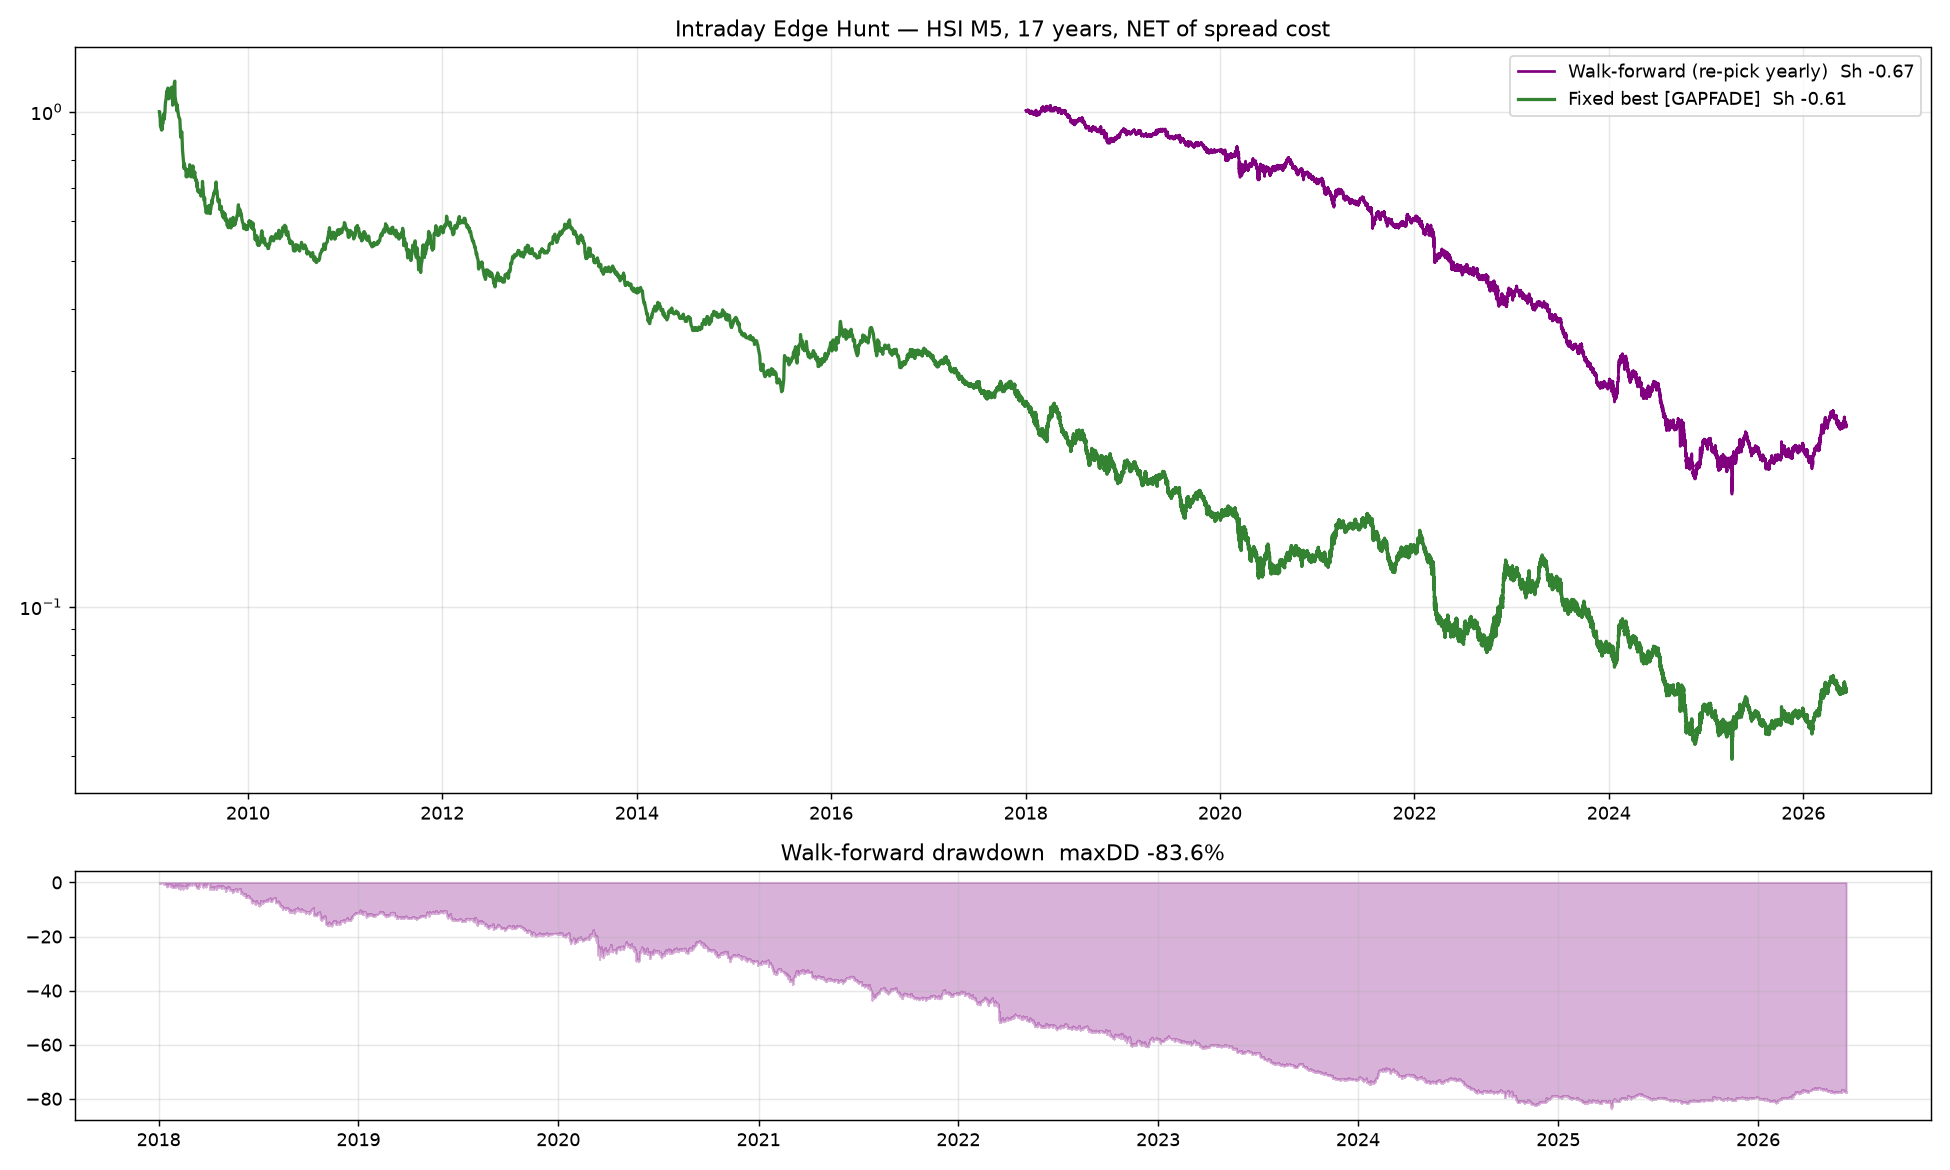

This figure's Python source:
"""
INTRADAY EDGE HUNT — HSIHKD M5, 17 years (386k bars), walk-forward validated.

Intraday edges that are economically motivated (not data-mined):
  1. Short-term reversal  — fade the last N-bar move (overreaction / liquidity).
  2. Overnight gap fade   — fade the open gap vs prior close.
  3. Intraday z-reversion — fade deviation from the rolling intraday VWAP/mean.
  4. Session momentum     — ride/fade moves within liquid sessions only.

Discipline:
  - Realistic spread cost charged on EVERY position change (intraday = many trades).
  - Walk-forward: re-pick best signal each year on PAST data, score NEXT year.
  - 17 years of unseen-year blocks = a real test.
  - Also test holding-period throttle (don't flip every bar -> cost control).
"""
import sys, warnings
from pathlib import Path
warnings.filterwarnings("ignore")
sys.path.insert(0, str(Path(__file__).parent))
import numpy as np, pandas as pd
import matplotlib; matplotlib.use("Agg")
import matplotlib.pyplot as plt
from multi_asset_scan import load_raw

FILE="HSIHKD_M5_200902020300_202606102155.csv"
HALF=3.5            # half-spread in index points
BARS_PER_DAY=None   # estimated below

def load():
    d=load_raw(FILE); d=d[d["close"]>0]
    return d

def sharpe(x,per): return x.mean()/x.std()*np.sqrt(per) if x.std()>0 else 0

df=load()
p=df["close"]
# estimate bars/yr
span_years=(p.index[-1]-p.index[0]).days/365
per=int(len(p)/span_years)
print(f"  HSI M5: {len(p):,} bars  {p.index[0].date()} -> {p.index[-1].date()}  (~{per:,} bars/yr)")

ret=p.pct_change().fillna(0)
cost_frac=HALF/p   # fractional half-spread per unit position change

# ── Intraday signal builders ──────────────────────────────────────────────────
def revN(p,N):  # fade last N-bar return
    return -np.sign(p.pct_change(N)).fillna(0)
def zrev(p,n,e):  # fade deviation from rolling mean
    z=(p-p.rolling(n).mean())/p.rolling(n).std()
    return (-z.clip(-e,e)/e).fillna(0)   # continuous, saturates at +-1
def gap_fade(df):  # fade overnight gap: short if gap up at first bar of day
    day=df.index.normalize()
    first=~day.duplicated()
    prev_close=df["close"].shift(1)
    gap=(df["open"]-prev_close)/prev_close
    sig=pd.Series(0.0,index=df.index)
    sig[first]=-np.sign(gap[first])
    # hold the fade for the rest of the day (ffill within day), reset next day
    sig=sig.replace(0,np.nan)
    sig=sig.groupby(day).ffill().fillna(0)
    return sig

def net_of(sig, hold=1):
    """Apply signal with optional min-hold smoothing to cut turnover.
    hold = bars to hold (EMA-smooth the position)."""
    pos=sig.shift(1).fillna(0)
    if hold>1:
        pos=pos.ewm(span=hold).mean()
    trn=pos.diff().abs().fillna(pos.abs())
    return (pos*ret - trn*cost_frac).fillna(0)

# ── Build grid ────────────────────────────────────────────────────────────────
grid={}
for N in [3,6,12,24,48]:
    for hold in [1,6,12]:
        grid[f"REV{N}_h{hold}"]=net_of(revN(p,N),hold)
for n in [24,48,96]:
    for e in [2.0,3.0]:
        for hold in [6,12]:
            grid[f"ZREV{n}e{e}_h{hold}"]=net_of(zrev(p,n,e),hold)
grid["GAPFADE"]=net_of(gap_fade(df),1)

print(f"  Built {len(grid)} intraday signal variants (cost-charged)")

# ── Full-sample ranking (with cost) ───────────────────────────────────────────
print("\n"+"="*72)
print("  INTRADAY SIGNALS — full sample, NET of spread cost")
print("="*72)
print(f"  {'signal':<20}{'Sharpe':>8}{'CAGR':>9}{'maxDD':>9}{'trades/yr':>11}")
ranked=[]
for k,nt in grid.items():
    sh=sharpe(nt,per)
    eq=(1+nt).cumprod(); dd=(eq/eq.cummax()-1).min()
    cagr=eq.iloc[-1]**(per/len(nt))-1 if eq.iloc[-1]>0 else -1
    # turnover -> trades/yr (count sign changes of position)
    pos=(grid[k]!=0)
    ranked.append((k,sh,cagr,dd,nt))
ranked.sort(key=lambda x:-x[1])
for k,sh,cagr,dd,nt in ranked[:12]:
    print(f"  {k:<20}{sh:>8.2f}{cagr*100:>8.1f}%{dd*100:>8.1f}%")

# ── Walk-forward: re-pick each year, score next year ──────────────────────────
print("\n"+"="*72)
print("  WALK-FORWARD (re-pick best intraday signal each year, score next)")
print("="*72)
idx=p.index; years=sorted(set(idx.year)); start=years[2]
wf_blocks=[]; picks=[]
for y in years:
    if y<start: continue
    tr=idx.year<y; te=idx.year==y
    if tr.sum()<5000 or te.sum()<2000: continue
    best=None
    for k,nt in grid.items():
        s=sharpe(nt[tr],per)
        if best is None or s>best[0]: best=(s,k)
    _,k=best
    seg=grid[k][te]
    wf_blocks.append(seg); picks.append((y,k,sharpe(seg,per)))
wf=pd.concat(wf_blocks)
eqwf=(1+wf).cumprod(); ddwf=(eqwf/eqwf.cummax()-1).min()
print(f"  {'year':>6}  {'picked':<20}{'test_Sharpe':>12}")
for y,k,s in picks: print(f"  {y:>6}  {k:<20}{s:>+12.2f}")
print(f"\n  WALK-FORWARD OOS Sharpe {sharpe(wf,per):.2f}   "
      f"CAGR {(eqwf.iloc[-1]**(per/len(wf))-1)*100:.1f}%   maxDD {ddwf*100:.1f}%")
print(f"  Positive test-years: {sum(1 for _,_,s in picks if s>0)}/{len(picks)}")

# ── Best single FIXED signal across all 17 yrs (no re-picking) ────────────────
best_fixed=ranked[0]
bf_name,bf_sh=best_fixed[0],best_fixed[1]
bf_net=best_fixed[4]
# per-year sharpe of the fixed best
print(f"\n  Best FIXED signal [{bf_name}] per-year (genuine OOS, rule never changes):")
yr=bf_net.groupby(bf_net.index.year).apply(lambda s:sharpe(s,per))
print("  "+"  ".join(f"{y}:{v:+.1f}" for y,v in yr.items()))
print(f"  Positive years: {(yr>0).sum()}/{len(yr)}")

# ── Plot ──────────────────────────────────────────────────────────────────────
fig,ax=plt.subplots(2,1,figsize=(15,9),gridspec_kw={"height_ratios":[3,1]})
ax[0].plot(eqwf.index,eqwf.values,color="purple",lw=1.5,
           label=f"Walk-forward (re-pick yearly)  Sh {sharpe(wf,per):.2f}")
eqbf=(1+bf_net).cumprod()
ax[0].plot(eqbf.index,eqbf.values,color="darkgreen",lw=1.8,alpha=0.8,
           label=f"Fixed best [{bf_name}]  Sh {bf_sh:.2f}")
ax[0].set_yscale("log"); ax[0].legend(fontsize=10); ax[0].grid(alpha=0.3)
ax[0].set_title("Intraday Edge Hunt — HSI M5, 17 years, NET of spread cost")
uw=(eqwf/eqwf.cummax()-1)*100
ax[1].fill_between(eqwf.index,uw.values,0,color="purple",alpha=0.3)
ax[1].set_title(f"Walk-forward drawdown  maxDD {ddwf*100:.1f}%"); ax[1].grid(alpha=0.3)
plt.tight_layout(); plt.savefig("intraday_hunt.png",dpi=130)
print("\n  Saved → intraday_hunt.png")
